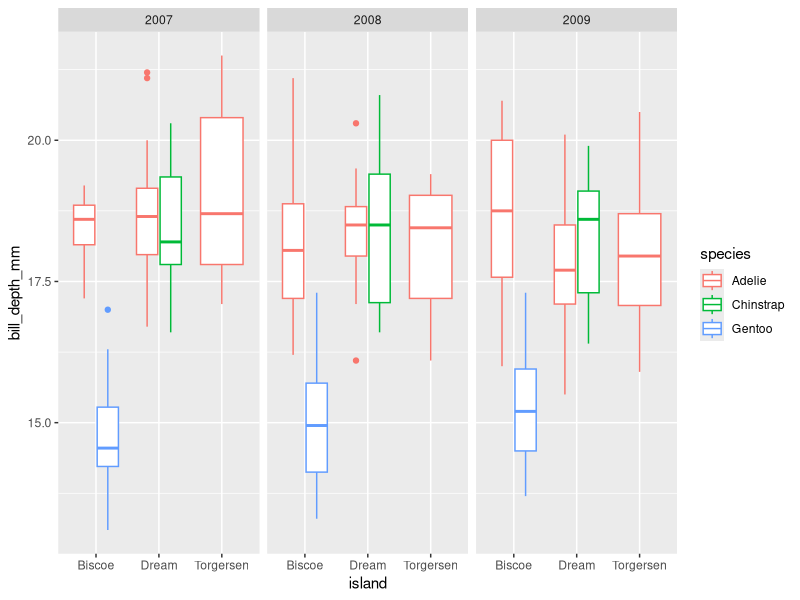
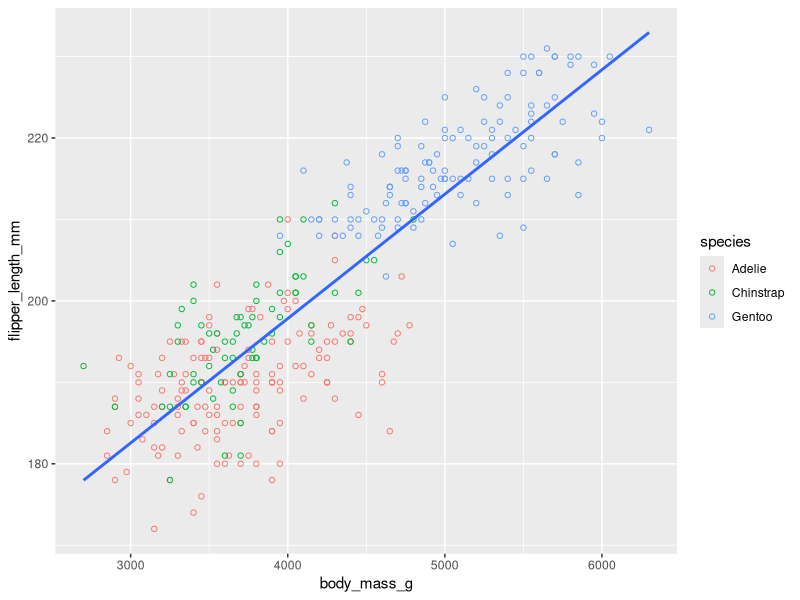
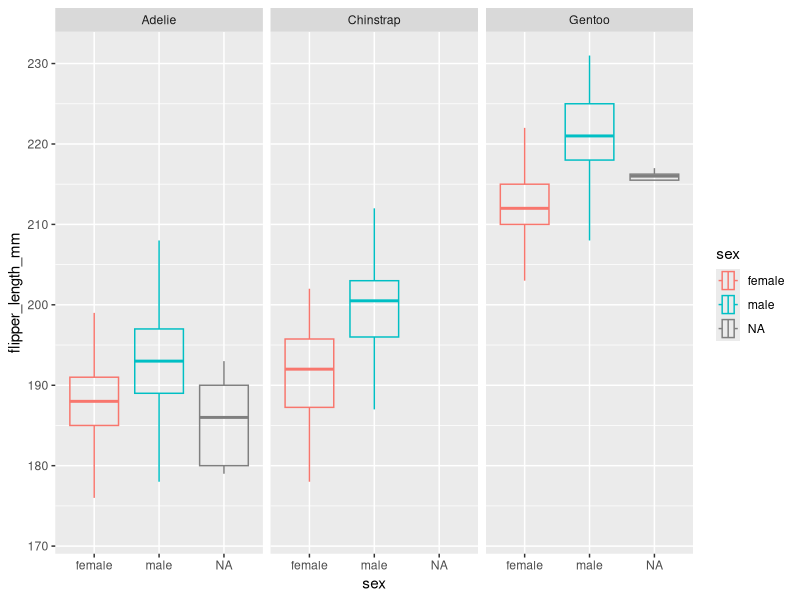

Recreate these plots in R, in order.
## ---- chunk 1
knitr::opts_chunk$set(echo = TRUE, warning = FALSE)
## ---- chunk 2
library(palmerpenguins)
library(tidyverse)
## ---- chunk 3
dim(penguins)
## ---- chunk 4
colnames(penguins)
## ---- chunk 5
ggplot(data = penguins) + 
  geom_boxplot(mapping = aes(x = island, y= bill_depth_mm, color = species)) +
  facet_wrap(~year)
## ---- chunk 6
ggplot(data = penguins, mapping = aes(x = body_mass_g, y = flipper_length_mm)) + 
  geom_point(mapping = aes(color = species), shape = 1) +
  geom_smooth(method = "lm", se = F)
## ---- chunk 7
penguins %>%
  ggplot(mapping = aes(x=flipper_length_mm, y=sex, color=sex)) +
  geom_boxplot(outlier.alpha = 0, alpha=0) +
  coord_flip() +
  facet_wrap(~species)
